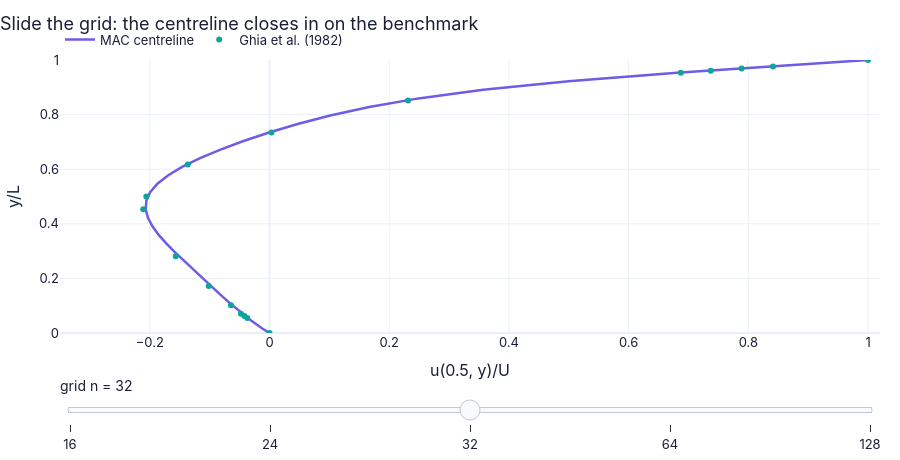

Source (notebook cell):
### Markdown cell above
**What does the code above do?**

1. The coarsest block run is repeated live (or loaded from the cache): its mean drag matches the first entry of the study above.
2. The flow is symmetric, so the lift should vanish; it is small and shrinks as the grid is refined (the three printed means) — the grid error in $C_L$ does converge,
   even though the drag study above is not in the asymptotic range.

### Code cell
grids = (16, 24, 32, 64, 128)                                          # our committed centreline tables (MAC, Re = 100)
tabs = {n_: read_table(f"cavity_mac_re100_n{n_}.csv")[0] for n_ in grids}
def f6(n_):                                                             # the centreline on one grid, with Ghia's points
    t_ = tabs[int(n_)]
    return {f"MAC centreline": (t_["u"], t_["y"]), "Ghia et al. (1982)": (gh["u"], gh["y"])}   # the values for this call
fig = slider_figure(f6, "grid n", grids, xlabel="u(0.5, y)/U", ylabel="y/L", xrange=[-0.35, 1.02], yrange=[0, 1],
                    title="Slide the grid: the centreline closes in on the benchmark", modes={"Ghia et al. (1982)": "markers"})
fig.show()   # display the interactive figure

### Figure 1 — Plotly figure (JSON) as saved in the notebook; plotly's stock layout.template omitted (floating-point values rounded to 4 significant figures; data arrays with more than 128 entries replaced by an {"elided": "..."} marker saying what was removed)
{"data": [{"hovertemplate": "MAC centreline: %{y:.4g}<extra>grid n = 16 </extra>", "line": {"color": "#6c5ce7", "width": 2.5}, "mode": "lines", "name": "MAC centreline", "type": "scatter", "visible": false, "x": [0.0, -0.01991, -0.05175, -0.08, -0.1071, -0.1337, -0.1586, -0.1783, -0.1874, -0.18, -0.1517, -0.1015, -0.03183, 0.05723, 0.181, 0.3892, 0.7544, 1.0], "y": [0.0, 0.03125, 0.09375, 0.1562, 0.2188, 0.2812, 0.3438, 0.4062, 0.4688, 0.5312, 0.5938, 0.6562, 0.7188, 0.7812, 0.8438, 0.9062, 0.9688, 1.0]}, {"hovertemplate": "Ghia et al. (1982): %{y:.4g}<extra>grid n = 16 </extra>", "line": {"color": "#0fa39c", "width": 2.5}, "mode": "markers", "name": "Ghia et al. (1982)", "type": "scatter", "visible": false, "x": [0.0, -0.03717, -0.04192, -0.04775, -0.06434, -0.1015, -0.1566, -0.2109, -0.2058, -0.1364, 0.00332, 0.2315, 0.6872, 0.7372, 0.7887, 0.8412, 1.0], "y": [0.0, 0.0547, 0.0625, 0.0703, 0.1016, 0.1719, 0.2813, 0.4531, 0.5, 0.6172, 0.7344, 0.8516, 0.9531, 0.9609, 0.9688, 0.9766, 1.0]}, {"hovertemplate": "MAC centreline: %{y:.4g}<extra>grid n = 24 </extra>", "line": {"color": "#6c5ce7", "width": 2.5}, "mode": "lines", "name": "MAC centreline", "type": "scatter", "visible": false, "x": [0.0, -0.01463, -0.03943, -0.06151, -0.08214, -0.1021, -0.1219, -0.1414, -0.1602, -0.1773, -0.191, -0.1996, -0.2011, -0.1937, -0.1763, -0.1486, -0.1112, -0.06511, -0.01131, 0.05101, 0.1264, 0.226, 0.3686, 0.5755, 0.8511, 1.0], "y": [0.0, 0.02083, 0.0625, 0.1042, 0.1458, 0.1875, 0.2292, 0.2708, 0.3125, 0.3542, 0.3958, 0.4375, 0.4792, 0.5208, 0.5625, 0.6042, 0.6458, 0.6875, 0.7292, 0.7708, 0.8125, 0.8542, 0.8958, 0.9375, 0.9792, 1.0]}, {"hovertemplate": "Ghia et al. (1982): %{y:.4g}<extra>grid n = 24 </extra>", "line": {"color": "#0fa39c", "width": 2.5}, "mode": "markers", "name": "Ghia et al. (1982)", "type": "scatter", "visible": false, "x": [0.0, -0.03717, -0.04192, -0.04775, -0.06434, -0.1015, -0.1566, -0.2109, -0.2058, -0.1364, 0.00332, 0.2315, 0.6872, 0.7372, 0.7887, 0.8412, 1.0], "y": [0.0, 0.0547, 0.0625, 0.0703, 0.1016, 0.1719, 0.2813, 0.4531, 0.5, 0.6172, 0.7344, 0.8516, 0.9531, 0.9609, 0.9688, 0.9766, 1.0]}, {"hovertemplate": "MAC centreline: %{y:.4g}<extra>grid n = 32 </extra>", "line": {"color": "#6c5ce7", "width": 2.5}, "mode": "lines", "name": "MAC centreline", "type": "scatter", "visible": true, "x": [0.0, -0.01138, -0.03136, -0.0494, -0.06617, -0.08218, -0.09779, -0.1132, -0.1286, -0.1438, -0.1585, -0.1725, -0.1851, -0.1956, -0.2031, -0.2067, -0.2057, -0.1994, -0.1872, -0.1692, -0.1453, -0.116, -0.08185, -0.04335, -0.0006141, 0.047, 0.1015, 0.1666, 0.249, 0.357, 0.4996, 0.6808, 0.8926, 1.0], "y": [0.0, 0.01562, 0.04688, 0.07812, 0.1094, 0.1406, 0.1719, 0.2031, 0.2344, 0.2656, 0.2969, 0.3281, 0.3594, 0.3906, 0.4219, 0.4531, 0.4844, 0.5156, 0.5469, 0.5781, 0.6094, 0.6406, 0.6719, 0.7031, 0.7344, 0.7656, 0.7969, 0.8281, 0.8594, 0.8906, 0.9219, 0.9531, 0.9844, 1.0]}, {"hovertemplate": "Ghia et al. (1982): %{y:.4g}<extra>grid n = 32 </extra>", "line": {"color": "#0fa39c", "width": 2.5}, "mode": "markers", "name": "Ghia et al. (1982)", "type": "scatter", "visible": true, "x": [0.0, -0.03717, -0.04192, -0.04775, -0.06434, -0.1015, -0.1566, -0.2109, -0.2058, -0.1364, 0.00332, 0.2315, 0.6872, 0.7372, 0.7887, 0.8412, 1.0], "y": [0.0, 0.0547, 0.0625, 0.0703, 0.1016, 0.1719, 0.2813, 0.4531, 0.5, 0.6172, 0.7344, 0.8516, 0.9531, 0.9609, 0.9688, 0.9766, 1.0]}, {"hovertemplate": "MAC centreline: %{y:.4g}<extra>grid n = 64 </extra>", "line": {"color": "#6c5ce7", "width": 2.5}, "mode": "lines", "name": "MAC centreline", "type": "scatter", "visible": false, "x": [0.0, -0.005884, -0.01686, -0.02718, -0.03694, -0.04626, -0.0552, -0.06386, -0.07229, -0.08056, -0.08871, -0.09678, -0.1048, -0.1128, -0.1207, -0.1287, -0.1366, -0.1445, -0.1522, -0.1599, -0.1674, -0.1746, -0.1814, -0.1879, -0.1938, -0.1991, -0.2037, -0.2074, -0.2101, -0.2118, -0.2123, -0.2115, -0.2093, -0.2057, -0.2007, -0.1941, -0.186, -0.1763, -0.1652, -0.1527, -0.1387, -0.1235, -0.107, -0.08943, -0.07073, -0.05098, -0.0302, -0.008377, 0.01458, 0.03882, 0.0646, 0.09227, 0.1223, 0.1554, 0.1923, 0.234, 0.2815, 0.336, 0.3985, 0.47, 0.5508, 0.6407, 0.7386, 0.8423, 0.9482, 1.0], "y": [0.0, 0.007812, 0.02344, 0.03906, 0.05469, 0.07031, 0.08594, 0.1016, 0.1172, 0.1328, 0.1484, 0.1641, 0.1797, 0.1953, 0.2109, 0.2266, 0.2422, 0.2578, 0.2734, 0.2891, 0.3047, 0.3203, 0.3359, 0.3516, 0.3672, 0.3828, 0.3984, 0.4141, 0.4297, 0.4453, 0.4609, 0.4766, 0.4922, 0.5078, 0.5234, 0.5391, 0.5547, 0.5703, 0.5859, 0.6016, 0.6172, 0.6328, 0.6484, 0.6641, 0.6797, 0.6953, 0.7109, 0.7266, 0.7422, 0.7578, 0.7734, 0.7891, 0.8047, 0.8203, 0.8359, 0.8516, 0.8672, 0.8828, 0.8984, 0.9141, 0.9297, 0.9453, 0.9609, 0.9766, 0.9922, 1.0]}, {"hovertemplate": "Ghia et al. (1982): %{y:.4g}<extra>grid n = 64 </extra>", "line": {"color": "#0fa39c", "width": 2.5}, "mode": "markers", "name": "Ghia et al. (1982)", "type": "scatter", "visible": false, "x": [0.0, -0.03717, -0.04192, -0.04775, -0.06434, -0.1015, -0.1566, -0.2109, -0.2058, -0.1364, 0.00332, 0.2315, 0.6872, 0.7372, 0.7887, 0.8412, 1.0], "y": [0.0, 0.0547, 0.0625, 0.0703, 0.1016, 0.1719, 0.2813, 0.4531, 0.5, 0.6172, 0.7344, 0.8516, 0.9531, 0.9609, 0.9688, 0.9766, 1.0]}, {"hovertemplate": "MAC centreline: %{y:.4g}<extra>grid n = 128 </extra>", "line": {"color": "#6c5ce7", "width": 2.5}, "mode": "lines", "name": "MAC centreline", "type": "scatter", "visible": false, "x": {"elided": "130 float values"}, "y": {"elided": "130 float values"}}, {"hovertemplate": "Ghia et al. (1982): %{y:.4g}<extra>grid n = 128 </extra>", "line": {"color": "#0fa39c", "width": 2.5}, "mode": "markers", "name": "Ghia et al. (1982)", "type": "scatter", "visible": false, "x": [0.0, -0.03717, -0.04192, -0.04775, -0.06434, -0.1015, -0.1566, -0.2109, -0.2058, -0.1364, 0.00332, 0.2315, 0.6872, 0.7372, 0.7887, 0.8412, 1.0], "y": [0.0, 0.0547, 0.0625, 0.0703, 0.1016, 0.1719, 0.2813, 0.4531, 0.5, 0.6172, 0.7344, 0.8516, 0.9531, 0.9609, 0.9688, 0.9766, 1.0]}], "layout": {"colorway": ["#6c5ce7", "#0fa39c", "#f97316", "#2563eb", "#e11d6a", "#d97706"], "font": {"color": "#1a1f36", "family": "Inter, -apple-system, Segoe UI, Roboto, sans-serif", "size": 13}, "height": 460, "hovermode": "x unified", "legend": {"orientation": "h", "x": 0, "xanchor": "left", "y": 1.02, "yanchor": "bottom"}, "margin": {"b": 90, "l": 60, "r": 20, "t": 60}, "sliders": [{"active": 2, "currentvalue": {"font": {"size": 14}, "prefix": "grid n = ", "suffix": " "}, "pad": {"t": 40}, "steps": [{"args": [{"visible": [true, true, false, false, false, false, false, false, false, false]}], "label": "16", "method": "update"}, {"args": [{"visible": [false, false, true, true, false, false, false, false, false, false]}], "label": "24", "method": "update"}, {"args": [{"visible": [false, false, false, false, true, true, false, false, false, false]}], "label": "32", "method": "update"}, {"args": [{"visible": [false, false, false, false, false, false, true, true, false, false]}], "label": "64", "method": "update"}, {"args": [{"visible": [false, false, false, false, false, false, false, false, true, true]}], "label": "128", "method": "update"}]}], "title": {"text": "Slide the grid: the centreline closes in on the benchmark", "x": 0}, "xaxis": {"range": [-0.35, 1.02], "title": {"text": "u(0.5, y)/U"}}, "yaxis": {"range": [0, 1], "title": {"text": "y/L"}}}}
